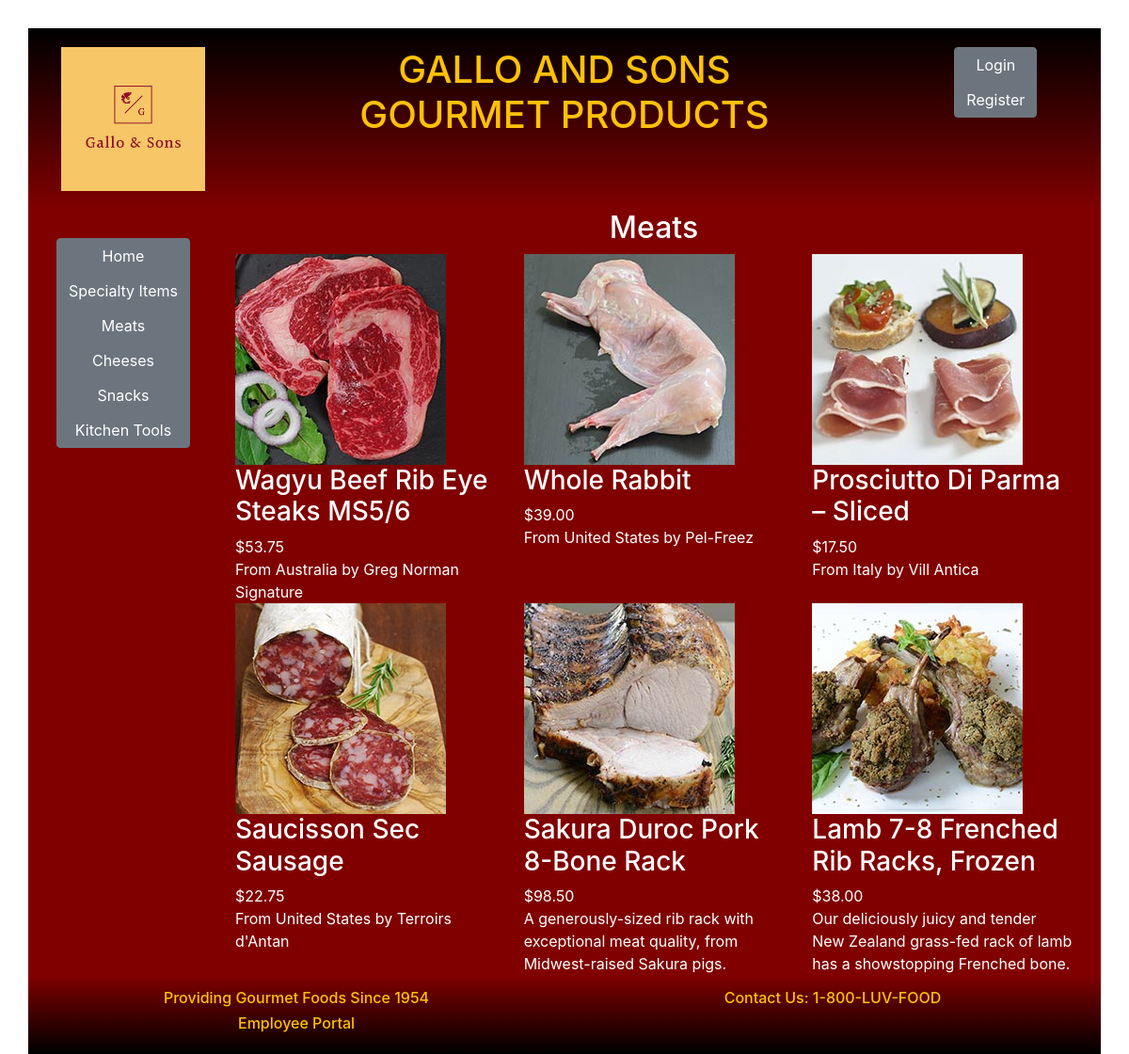
The page /meats.php on the database its author committed.
### tables this page shows
CREATE TABLE `products` (
  `product_id` int(11) NOT NULL AUTO_INCREMENT,
  `product_name` varchar(255) NOT NULL,
  `product_image` varchar(255) DEFAULT NULL,
  `product_description` text DEFAULT NULL,
  `product_price` decimal(10,2) NOT NULL DEFAULT 0.00,
  `product_category` varchar(255) NOT NULL,
  PRIMARY KEY (`product_id`),
  KEY `name` (`product_name`),
  KEY `category` (`product_category`)
);

### meats.php (the view, shortened to what this page needs)
<?php
  require("mysqli_connect.php");
?>
<html>
	<head>
  		<link rel="stylesheet"
  		href="https://stackpath.bootstrapcdn.com/bootstrap/4.1.0/css/bootstrap.min.css"
>
	</head>
	<body>
		<div class="container" style="margin-top:30px">
		<header class="text-center row"
		style="margin-bottom:0px; background:linear-gradient(black, #800000);
		padding:20px;">
			<?php include('header.php'); ?>
		</header>
		<div class="row" style="padding-left: 0px;">
		<nav class="col-sm-2" style="background:linear-gradient(#800000, #800000);
		padding:30px;">
			<?php include('nav.php'); ?>
  		</nav>
		<div class="text-white col-sm-10"
		style="background:linear-gradient(#800000,#800000);">
			<h2 class="text-center">Meats</h2>
			<div id="products" class="container"><div class="row"><?php
		    $perrow = 3; $now = 0;
		    $sql = "SELECT * FROM products WHERE product_category='meat'";
		    $result = $dbcon->query($sql);
		    while ($row = $result->fetch_assoc()){ ?>
		      <div class="col-4">
			<img src="products/images/<?=$row['product_image']?>"/>
			<h3><?=$row['product_name']?></h3>
			<div>$<?=$row['product_price']?></div>
			<div><?=$row['product_description']?></div>
		      </div>
		      <?php
		      $now++;
		      if ($now==3) {
			echo '</div><div class="row">';
			$now = 0;
		      }
		  } ?></div></div>
		</div>
		</div>
		<footer class="text-center row"
		style="padding-bottom:15px; padding-top:15px;
		background:linear-gradient(#800000,black);">
  			<?php include('footer.php'); ?>
		</footer>
		</div>
	</body>
</html>

### rows shown on the page
products: product_image (picture), product_name "Wagyu Beef Rib Eye Steaks MS5/6", product_price "53.75", product_description "From Australia by Greg Norman Signature"
products: product_image (picture), product_name "Whole Rabbit", product_price "39.00", product_description "From United States by Pel-Freez"
products: product_image (picture), product_name "Prosciutto Di Parma – Sliced", product_price "17.50", product_description "From Italy by Vill Antica"
products: product_image (picture), product_name "Saucisson Sec Sausage", product_price "22.75", product_description "From United States by Terroirs d'Antan"
products: product_image (picture), product_name "Sakura Duroc Pork 8-Bone Rack", product_price "98.50", product_description "A generously-sized rib rack with exceptional meat quality, from Midwest-raised Sakura pigs."
products: product_image (picture), product_name "Lamb 7-8 Frenched Rib Racks, Frozen", product_price "38.00", product_description "Our deliciously juicy and tender New Zealand grass-fed rack of lamb has a showstopping Frenched bone."
